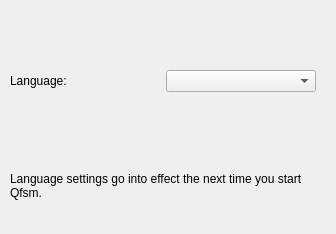
<?xml version="1.0" encoding="UTF-8"?>
<ui version="4.0">
 <class>OptGeneralDlg</class>
 <widget class="QDialog" name="OptGeneralDlg">
  <property name="geometry">
   <rect>
    <x>0</x>
    <y>0</y>
    <width>336</width>
    <height>234</height>
   </rect>
  </property>
  <property name="windowTitle">
   <string>General</string>
  </property>
  <widget class="QWidget" name="Layout3">
   <property name="geometry">
    <rect>
     <x>10</x>
     <y>70</y>
     <width>306</width>
     <height>130</height>
    </rect>
   </property>
   <layout class="QVBoxLayout">
    <property name="spacing">
     <number>6</number>
    </property>
    <property name="leftMargin">
     <number>0</number>
    </property>
    <property name="topMargin">
     <number>0</number>
    </property>
    <property name="rightMargin">
     <number>0</number>
    </property>
    <property name="bottomMargin">
     <number>0</number>
    </property>
    <item>
     <layout class="QHBoxLayout">
      <property name="spacing">
       <number>6</number>
      </property>
      <property name="leftMargin">
       <number>0</number>
      </property>
      <property name="topMargin">
       <number>0</number>
      </property>
      <property name="rightMargin">
       <number>0</number>
      </property>
      <property name="bottomMargin">
       <number>0</number>
      </property>
      <item>
       <widget class="QLabel" name="TextLabel12">
        <property name="text">
         <string>Language:</string>
        </property>
        <property name="wordWrap">
         <bool>false</bool>
        </property>
       </widget>
      </item>
      <item>
       <widget class="QComboBox" name="cmb_language"/>
      </item>
     </layout>
    </item>
    <item>
     <spacer>
      <property name="orientation">
       <enum>Qt::Vertical</enum>
      </property>
      <property name="sizeType">
       <enum>QSizePolicy::Expanding</enum>
      </property>
      <property name="sizeHint" stdset="0">
       <size>
        <width>20</width>
        <height>20</height>
       </size>
      </property>
     </spacer>
    </item>
    <item>
     <widget class="QLabel" name="TextLabel1">
      <property name="text">
       <string>Language settings go into effect the next time you start Qfsm.</string>
      </property>
      <property name="alignment">
       <set>Qt::AlignVCenter</set>
      </property>
      <property name="wordWrap">
       <bool>true</bool>
      </property>
     </widget>
    </item>
   </layout>
  </widget>
 </widget>
 <layoutdefault spacing="6" margin="11"/>
 <resources/>
 <connections/>
</ui>
